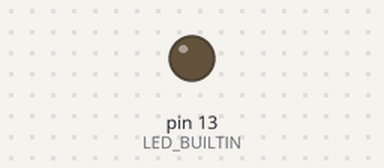
This sketch was run on a simulated Arduino Uno, built with avr-gcc and run on an emulated ATmega328P. On the bench: output pins drawn as LEDs (lit = HIGH).

Above: at 1.3 s.
At 8.5 s:
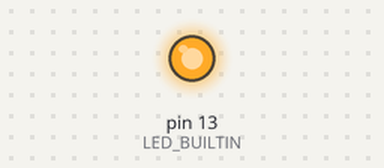
Timing chart, 0 to 8.8 s (numbered marks = the images above):
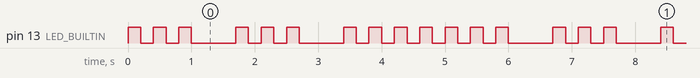

The sketch:

Rhythm337.ino
```cpp
constexpr int ShortDelay = 200;
constexpr int LongDelay = 500;

void setup() {
	pinMode(LED_BUILTIN, OUTPUT);
}

void blink(int count) {
	for (int i = 0; i < count; ++i) {
		digitalWrite(LED_BUILTIN, HIGH);
		delay(ShortDelay);
		digitalWrite(LED_BUILTIN, LOW);
		delay(ShortDelay);
	}
	delay(LongDelay);
}

void loop() {
	blink(3);
	blink(3);
	blink(7);
}
```

Measured:
- by itself, pin 13 (LED_BUILTIN): moves between LOW and HIGH, repeating every 6.7 s
- by itself, everything shown: repeats every 6.7 s, in 26 steps
